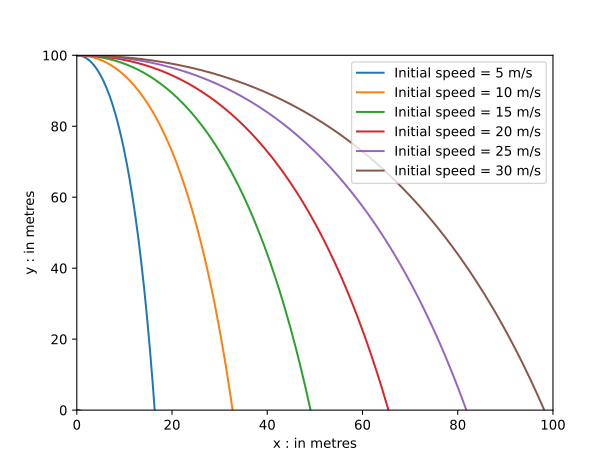

The Python source for this figure:
""" Projectile.py

Script that approximates the solution to a system of differential
equations that gives a simple model for the motion of a projectile

"""

# Python modules
import sys

import matplotlib.pyplot as plt
import numpy as np

# Comp2941 modules
sys.path.append("..")
from timestepSolve import *

# Select initial and final time
t0 = 0.0
tfinal = 6.0

# Select the number of time steps to be taken
n = 1200

# Setup plot
plt.figure()

# Assign values to the parameters g and k
g = 9.81
k = 0.2

for speed in [5, 10, 15, 20, 25, 30]:
    # Initialise the arrays t and s - to be used for plotting the solution
    t = np.zeros([n + 1, 1])
    U = np.zeros([n + 1, 1])
    V = np.zeros([n + 1, 1])
    X = np.zeros([n + 1, 1])
    Y = np.zeros([n + 1, 1])

    # Set the initial speed of the projectile in the x direction:
    t[0] = 0.0
    U[0] = speed
    V[0] = 0.0
    X[0] = 0.0
    Y[0] = 100.0

    # Calculate the size of each interval
    dt = (tfinal - t[0]) / n

    # Take n steps of Euler integration in which it is assumed that the
    # acceleration is approximately constant in each small time interval
    for i in range(n - 1):
        U[i + 1] = U[i] + dt * (-k * U[i])
        V[i + 1] = V[i] + dt * (-g - k * V[i])
        X[i + 1] = X[i] + dt * U[i]
        Y[i + 1] = Y[i] + dt * V[i]
        t[i + 1] = t[i] + dt

    # Plot calculated trajectory
    plt.plot(X, Y, label=f"Initial speed = {speed} m/s")

plt.legend()
plt.xlim([0, 100])
plt.ylim([0, 100])
plt.xlabel("x : in metres")
plt.ylabel("y : in metres")
plt.savefig("projectile.svg")
